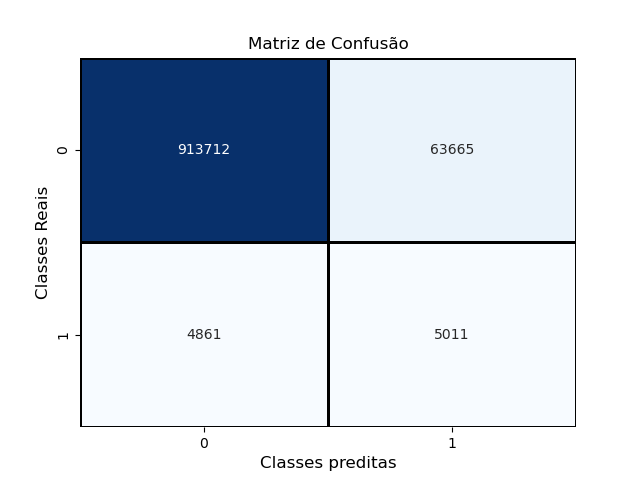

The script that drew this image:
#import os 
#os.environ["tf_gpu_allocator"]="cuda_malloc_async"


from sklearn.model_selection import train_test_split
from sklearn.metrics import confusion_matrix
from sklearn.metrics import accuracy_score
from sklearn.metrics import classification_report

from imblearn.over_sampling import SMOTE

import numpy as np
import matplotlib.pyplot as plt
import pandas as pd

import heapq 
#os.environ["tf_gpu_allocator"]="cuda_malloc_async"



import math
import seaborn as sns


import tensorflow as tf
from tensorflow import keras

from keras.layers import Dense, Input, Dropout, BatchNormalization
from keras.models import Sequential
from keras.utils import to_categorical
from keras.optimizers import Adam
from keras.callbacks import EarlyStopping





# Enable logging to see which CPU cores or operations are being placed
#tf.debugging.set_log_device_placement(True)
def step_function(x):
    return int(x >= 0) 


BS=256 #Batch SIze
LR=0.0001 #Learning Rate
DF=0.3 #Dropout Freq
WT=100 #weight for VH error in class_weight
L1=1500 #Number of units in Hidden Layer 1
L2=1500 #Number of units in Hidden Layer 2
L3=1500 #Number of units in Hidden Layer 3

CW = {0: 1.0, 1: WT}

per=0.01 #percentagem de VH




#Training Bit
file_path = "training_bit.txt"

with open(file_path, 'r') as myfile:
    data_training = [list(line.strip()) for line in myfile] # Read each line, convert to a list of characters

#Create the DataFrame
X_treinamento_raw = pd.DataFrame(data_training).astype(int)
print(f"X_treinamento:\n{X_treinamento_raw.describe()}\n")
X_treinamento_raw=np.array(X_treinamento_raw)


#Validation Bit
file_path = "validation_bit.txt"

with open(file_path, 'r') as myfile:
    data_validation = [list(line.strip()) for line in myfile] # Read each line, convert to a list of characters

#Create the DataFrame
X_validacao = pd.DataFrame(data_validation).astype(int)
print(f"X_validacao:\n{X_validacao.describe()}\n")
X_validacao=np.array(X_validacao)


#Testing Bit
file_path = "testing_bit.txt"

with open(file_path, 'r') as myfile:
    data_testing = [list(line.strip()) for line in myfile] # Read each line, convert to a list of characters

#Create the DataFrame
X_teste = pd.DataFrame(data_testing).astype(int)
print(f"X_teste:\n{X_teste.describe()}\n")
X_teste=np.array(X_teste)



#Training Score
file_path = "training_score.txt"
y_treinamento_unravelled=pd.read_csv(file_path, header=None)
y_treinamento_unravelled.columns=['Score']
print(f"y_treinamento_unravelled:\n{y_treinamento_unravelled.describe()}\n")
y_treinamento=np.ravel(y_treinamento_unravelled)

y_treinamento_ar = heapq.nsmallest(math.floor(per*len(y_treinamento)), y_treinamento.T)
y_treinamento_lim = y_treinamento_ar[math.floor(per*len(y_treinamento))-1]
y_treinamento_VH_raw = np.array([1 if x<=y_treinamento_lim else 0 for x in y_treinamento.T])


smote = SMOTE(random_state=42)
X_treinamento, y_treinamento_VH = smote.fit_resample(X_treinamento_raw, y_treinamento_VH_raw)

# Temos 2 classes
# Converter o vetor de rótulos para uma matriz binária
# Alterar o conjunto de dados de rótulos para o formato de string binária 1-de-N (one-hot encoding)
# Teremos uma rede neural com 2 neurônios na camada de saída
#y_treinamento_VH = to_categorical(y_treinamento_VH)


#Validation Score
file_path = "validation_score.txt"
y_validacao_unravelled=pd.read_csv(file_path, header=None)
y_validacao_unravelled.columns=['Score']
print(f"y_validacao_unravelled:\n{y_validacao_unravelled.describe()}\n")
y_validacao=np.ravel(y_validacao_unravelled)

y_validacao_ar = heapq.nsmallest(math.floor(per*len(y_validacao)), y_validacao.T)
y_validacao_lim = y_validacao_ar[math.floor(per*len(y_validacao))-1]
y_validacao_VH = np.array([1 if x<=y_validacao_lim else 0 for x in y_validacao.T])

# Temos 2 classes
# Converter o vetor de rótulos para uma matriz binária
# Alterar o conjunto de dados de rótulos para o formato de string binária 1-de-N (one-hot encoding)
# Teremos uma rede neural com 2 neurônios na camada de saída
#y_validacao_VH = to_categorical(y_validacao_VH)

#Testing Score
file_path = "testing_score.txt"
y_teste_unravelled=pd.read_csv(file_path, header=None)
y_teste_unravelled.columns=['Score']
print(f"y_teste_unravelled:\n{y_teste_unravelled.describe()}\n")
y_teste=np.ravel(y_teste_unravelled)

y_teste_ar = heapq.nsmallest(math.floor(per*len(y_teste)), y_teste.T)
y_teste_lim = y_teste_ar[math.floor(per*len(y_teste))-1]
y_teste_VH = np.array([1 if x<=y_teste_lim else 0 for x in y_teste.T])

# Temos 2 classes
# Converter o vetor de rótulos para uma matriz binária
# Alterar o conjunto de dados de rótulos para o formato de string binária 1-de-N (one-hot encoding)
# Teremos uma rede neural com 2 neurônios na camada de saída
#y_teste_VH = to_categorical(y_teste_VH)






#num_objetos num_colunas
num_objetos, num_colunas = X_treinamento.shape


#Treino teste
#X_treino, X_teste, y_treino, y_teste = train_test_split(previsoes_df, previsoes_VH, test_size = 0.3, random_state = 42)
                                                                  
                                                                  
#Treinamento Validação
#X_treinamento, X_validacao, y_treinamento, y_validacao = train_test_split(X_treino, y_treino, test_size=0.2, random_state=42)


## Topologia da Rede Neural
# - relu:  função de ativação ReLU: f(x) = max(0, x)
# - softmax: cada neurônio de saída receberá uma probabilidade

modelo = Sequential()
modelo.add(Input(shape=(num_colunas,)))
modelo.add(Dense(units=L1,name='camada_escondida_1', activation='relu'))
modelo.add(BatchNormalization()) #Evita loss nan
modelo.add(Dropout(DF))
modelo.add(Dense(units=L2,name='camada_escondida_2', activation='relu'))
modelo.add(BatchNormalization())
modelo.add(Dropout(DF))
modelo.add(Dense(units=L3,name='camada_escondida_3', activation='sigmoid'))
modelo.add(BatchNormalization())
modelo.add(Dropout(DF))
modelo.add(Dense(units=1, name='camada_saida', activation='sigmoid')) #Ou é Virtual hit ou não é
modelo.add(BatchNormalization())
modelo.add(Dropout(DF))


## Parâmetros da Rede Neural
#  optimizer = algoritmo para atualizar os pesos baseado no loss:
#       Ex. 'adam', 'sgd', 'rmsprop'
#  loss = cálculo do erro.
#       Ex.: 'mean_squared_error','categorical_crossentropy', 'binary_crossentropy'
#  metrics = lista de métricas para avaliar o modeloL

#custom_adam = tf.keras.optimizers.Adam(learning_rate=LR, clipnorm=1.0)  # Customizando para definir a learning_rate

#sgd_optimizer = keras.optimizers.SGD(learning_rate=0.01, momentum=0.9)

sgd_optimizer = keras.optimizers.SGD(
    learning_rate=LR,
    momentum=0.9,
    nesterov=True,
    weight_decay=1e-4  # Automatically applies L2 penalty to weights
)


modelo.compile(optimizer = sgd_optimizer,
               loss = tf.keras.losses.BinaryCrossentropy(from_logits=True),
               metrics = ['accuracy', keras.metrics.Precision(), tf.keras.metrics.Recall()])

modelo.summary()






#Treinamento da Rede Neural

# 150 épocas

# Define the early stopping callback
early_stopping = EarlyStopping(
    monitor='val_loss',     # Watch the validation loss
    min_delta=0.001,        # Minimum change to qualify as an improvement
    patience=10,             # Number of epochs to tolerate oscillation/no improvement
    restore_best_weights=True, # Revert to the best model weights after stopping
    verbose=0
)


# Atenção para o conjunto de validação.

modelo.fit(X_treinamento,
           y_treinamento_VH,
           batch_size = BS,
           epochs = 150,
           class_weight=CW,
           validation_data = (X_validacao, y_validacao_VH), 
           callbacks=[early_stopping]
           )


#Salvar modelo
sv_pth='BS_'+str(BS)+'_LR_'+str(LR)+'_DF_'+str(DF)+'_WT_'+str(WT)+'_'+str(L1)+'_'+str(L2)+'_'+str(L3)
#sv_pth='BS_'+str(BS)+'_LR_'+str(LR)+'_WT_'+str(WT)+'_'+str(L1)+'_'+str(L2)+'_'+str(L3)
modelo.save('./Resultados class/'+sv_pth+'/'+sv_pth+'.h5')


#Extração de previsões
previsoes = modelo.predict(X_teste)

y_previsao_matrix = [step_function(t-0.5) for t in previsoes]
y_teste_matrix = [step_function(t-0.5) for t in y_teste_VH]


# Acurácia do Modelo avaliada no Conjunto de Dados de teste:
accuracy = accuracy_score(y_teste_matrix, y_previsao_matrix)
print("Acurácia no conjunto de teste ( previsões Corretas / todas as previsões  ):\n", accuracy)



#Matriz de confusão - tabela com desempenho do modelo
confusao = confusion_matrix(y_teste_matrix, y_previsao_matrix)
print("Matriz de Confusão no Conjunto de Teste (Classes reais x Classes preditas):")

print("Matriz de Confusão")
print(confusao)

# Matriz de Confusão - representação mais informativa e didática
print("\n\n Matriz de Confusão")
sns.heatmap(
    confusao,
    annot=True,          # Show números nas células
    fmt='d',             # Números como inteiros
    cmap='Blues',        # Paleta de cores
    cbar=False,          # Remover barra à direita
    linewidths=1,        # Adicionar borda
    linecolor='black'    # Cor da borda
)
plt.xlabel('Classes preditas', fontsize=12)
plt.ylabel('Classes Reais', fontsize=12)
plt.title('Matriz de Confusão', fontsize=12)
plt.show()

#https://stackoverflow.com/questions/54141663/how-can-i-solve-error-allocation-exceeds-10-of-system-memory-on-keras
